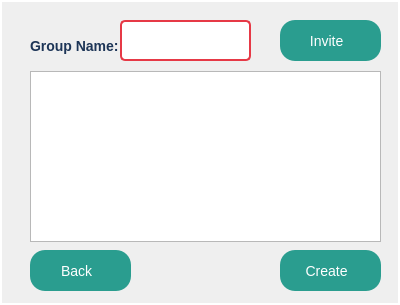
<?xml version="1.0" encoding="UTF-8"?>
<ui version="4.0">
 <class>creategroupchat</class>
 <widget class="QDialog" name="creategroupchat">
  <property name="geometry">
   <rect>
    <x>0</x>
    <y>0</y>
    <width>400</width>
    <height>305</height>
   </rect>
  </property>
  <property name="windowTitle">
   <string>Dialog</string>
  </property>
  <property name="styleSheet">
   <string notr="true">QDialog {
		background-color:  qlineargradient(
		spread:pad, x1:0, y1:0 x2:0, y2:0,
		stop: 0 #A3D8F4, stop:1 #E6F7FF
		);
		border: 2px solid #ffffff;
		boder-radius: 10px;
}

QLineEdit {
		border: 2px solid #E63946;
		border-radius: 5px;
		padding: 5px;
		font-size: 14px;
		background-color: #ffffff;
		color: #333333;
}

QLineEdit:forcus {
		border: 2px solid #457B9D;
		background-color: #F1FAEE;
}

QPushButton{
		background-color: #2A9D8F;
		color: white;
		border: none;
		border-radius: 15px;
		padding: 10px 20px;
		font-size: 14px;
}

QPushButton:hover{
background-color: #264653;
}

QPushButton:pressed{
background-color: #1B3B3A;
}

QLabel{
font-size :14px;
color: #1D3557;
font-weight: bold;
}</string>
  </property>
  <widget class="QListWidget" name="listWidget">
   <property name="geometry">
    <rect>
     <x>30</x>
     <y>71</y>
     <width>351</width>
     <height>171</height>
    </rect>
   </property>
  </widget>
  <widget class="QLabel" name="label">
   <property name="geometry">
    <rect>
     <x>30</x>
     <y>30</y>
     <width>91</width>
     <height>31</height>
    </rect>
   </property>
   <property name="text">
    <string>Group Name:</string>
   </property>
  </widget>
  <widget class="QLineEdit" name="roomNameInput">
   <property name="geometry">
    <rect>
     <x>120</x>
     <y>20</y>
     <width>131</width>
     <height>41</height>
    </rect>
   </property>
   <property name="text">
    <string/>
   </property>
  </widget>
  <widget class="QPushButton" name="removeButton">
   <property name="geometry">
    <rect>
     <x>30</x>
     <y>250</y>
     <width>101</width>
     <height>41</height>
    </rect>
   </property>
   <property name="layoutDirection">
    <enum>Qt::RightToLeft</enum>
   </property>
   <property name="text">
    <string>Back  </string>
   </property>
   <property name="icon">
    <iconset>
     <normalon>:/new/prefix1/return.png</normalon>
    </iconset>
   </property>
  </widget>
  <widget class="QPushButton" name="createRoomButton">
   <property name="geometry">
    <rect>
     <x>280</x>
     <y>250</y>
     <width>101</width>
     <height>41</height>
    </rect>
   </property>
   <property name="layoutDirection">
    <enum>Qt::RightToLeft</enum>
   </property>
   <property name="text">
    <string>Create  </string>
   </property>
   <property name="icon">
    <iconset>
     <normalon>:/new/prefix1/plus.png</normalon>
    </iconset>
   </property>
  </widget>
  <widget class="QPushButton" name="inviteButton">
   <property name="geometry">
    <rect>
     <x>280</x>
     <y>20</y>
     <width>101</width>
     <height>41</height>
    </rect>
   </property>
   <property name="layoutDirection">
    <enum>Qt::RightToLeft</enum>
   </property>
   <property name="text">
    <string>Invite  </string>
   </property>
   <property name="icon">
    <iconset>
     <normalon>:/new/prefix1/add.png</normalon>
    </iconset>
   </property>
  </widget>
 </widget>
 <resources/>
 <connections/>
</ui>
